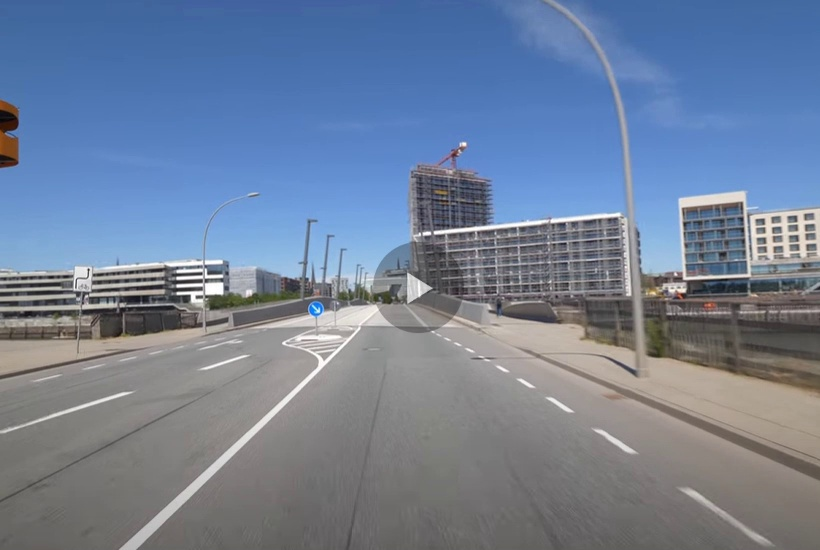
#> input picture runs/detect/predict2/image0.jpg, 820 x 550 px
$ python -i main.py   (imports and definitions only)
#> lines starting #> are read from the running program, lines starting #| are printed output that depends on the picture; after the words box and inside, x2 and y2 are one past the last pixel; in counts of white or black regions, pixels touching at a corner belong together
#> further down, picture is the input picture: shape (550, 820, 3); mean B, G, R 152.3, 128.4, 113.2
import cv2   #include opencv library functions in python
from ultralytics import YOLO
from ultralytics.yolo.v8.detect.predict import DetectionPredictor
# [1 line that did not run here, left out]
import numpy as np
import numpy
import shutil

# [1 line not run here, left out]
#---------------------------------------------------------------------------------------------------

def alan(image,kenar):
    mask=np.zeros_like(image)
    mask_color=255
    cv2.fillPoly(mask,kenar,mask_color)
    masked_image= cv2.bitwise_and(image,mask)
    return masked_image

def cizgi_ciz(image,cizgiler):
    image=np.copy(image)
    bos=np.zeros((image.shape[0],image.shape[1],3),dtype=np.uint8)

    for cizgi in cizgiler:
        for x1,y1,x2,y2 in cizgi:
            cv2.line(bos,(x1,y1),(x2,y2),(255,255,0),thickness=10)

    image=cv2.addWeighted(image,0.8,bos,1,0.0)
    return image

def canny(image):
    gray = cv2.cvtColor(image, cv2.COLOR_BGR2GRAY)
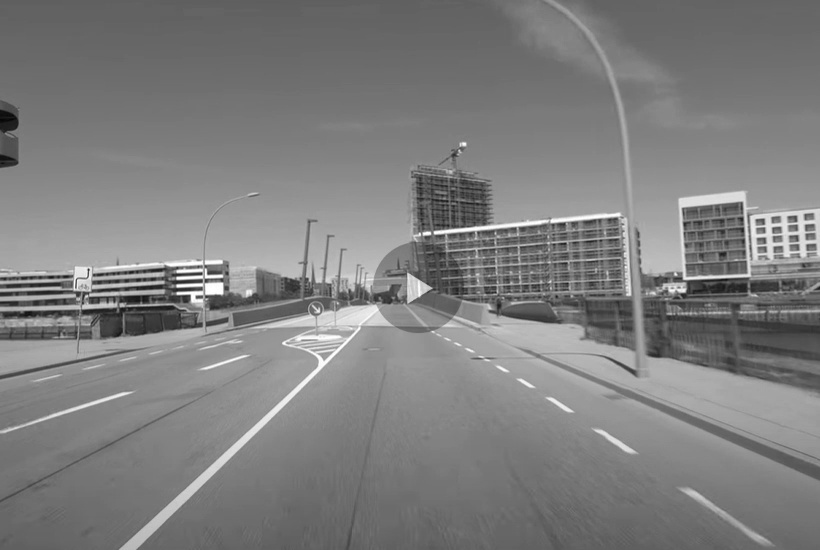
#> gray: shape (550, 820); min 5, max 255, mean 126.6
    blur = cv2.GaussianBlur(gray, (5, 5), 0)
    canny = cv2.Canny(blur, 50, 200,None,3)
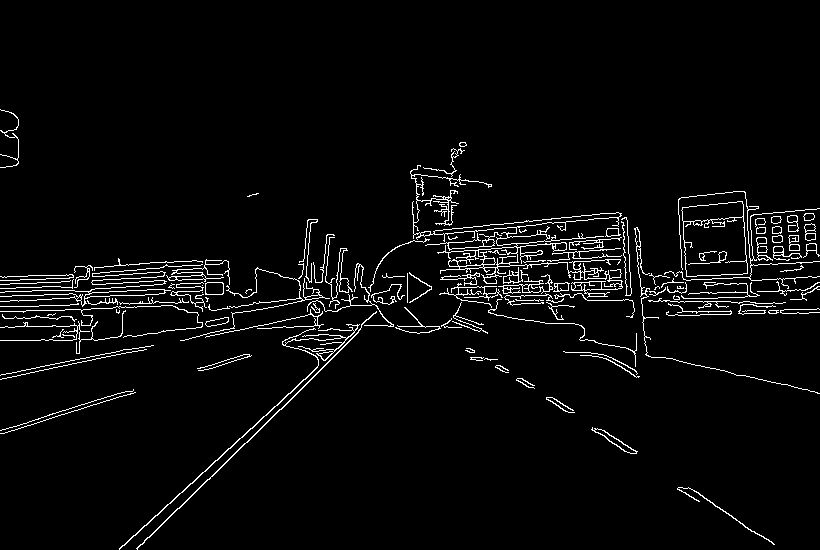
#> canny: shape (550, 820); 3.7% white in thin lines or dots, all inside (x1, y1, x2, y2) = (0, 109, 820, 550)
    (thresh, blackAndWhiteImage) = cv2.threshold(canny, 200, 255, cv2.THRESH_BINARY)
    return canny
def surec(image,height,width):
    kenar_bolgesi=[
        (0,height),
        (width/2,height/2),
        (width,height)
    ]
    canny_img= canny(image)
    cropped_img=alan(canny_img,
                     np.array([kenar_bolgesi],np.int32),)
    cizgiler = cv2.HoughLinesP(cropped_img,
                               rho=2,
                               theta=np.pi/180,
                               threshold=100,
                               lines=np.array([]),
                               minLineLength=20,
                               maxLineGap=15)
    cizgili_img= cizgi_ciz(image,cizgiler)
    return cizgili_img

# [35 lines not run here, left out]

>>> import cv2
>>> picture = cv2.imread('runs/detect/predict2/image0.jpg')
>>> result = canny(picture)
